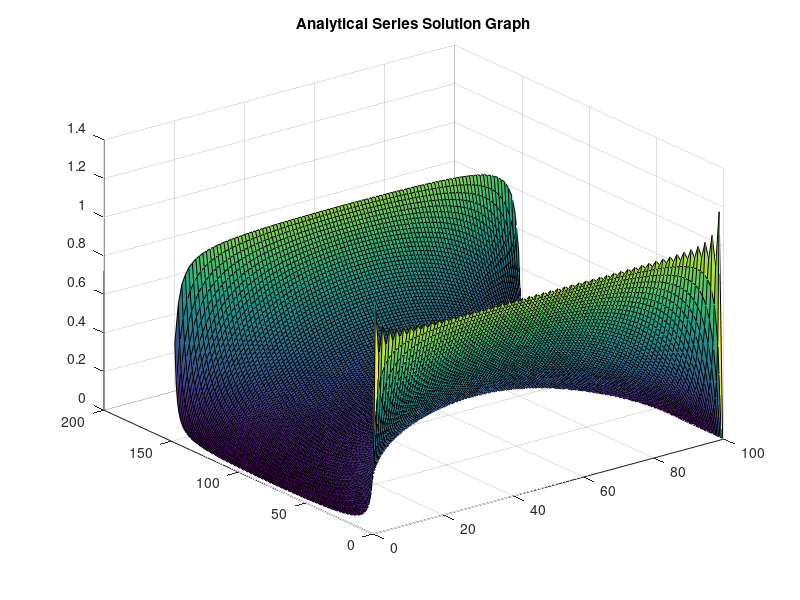

Reproduce this figure in MATLAB.
%%  Analytical Series Solution
nx=150;
ny=100;
nx1=nx/2;
vtemp =zeros(nx1*2,ny);
v=zeros(nx1*2,ny);
x= zeros(1,nx1*2);
y = linspace(0,ny,ny);
%Scaling the x direction for proper calculations
for i=1:nx1*2
    if i==1
    x(i)=-nx1;
    else
    x(i)=x(i-1)+1;   
    end
end
for i=1:nx1*2
    for j=1:ny
            for n=1:100
                if (rem(n,2)~=0) %This make the sumation on every odd number
                vtemp(i,j) = vtemp(i,j)+(1/n)*(cosh(n*pi*x(i)/ny)/cosh(n*pi*nx1/ny))*sin(n*pi*j/ny);
                end
            end
               v(i,j)=4/pi*vtemp(i,j);
    end
end
%{
When looking at this solution it is very important to note that it is solved by convergences. This means the actual value intended is never 
actually reached. This takes more computation power and as seen in the figure below is that the end of the graph are curved meaning that the 
exact value needed is not actually correct but the convergence gives a good understanding on how the system works.
%}
figure(1)
surf(v)
title ('Analytical Series Solution Graph');
%%